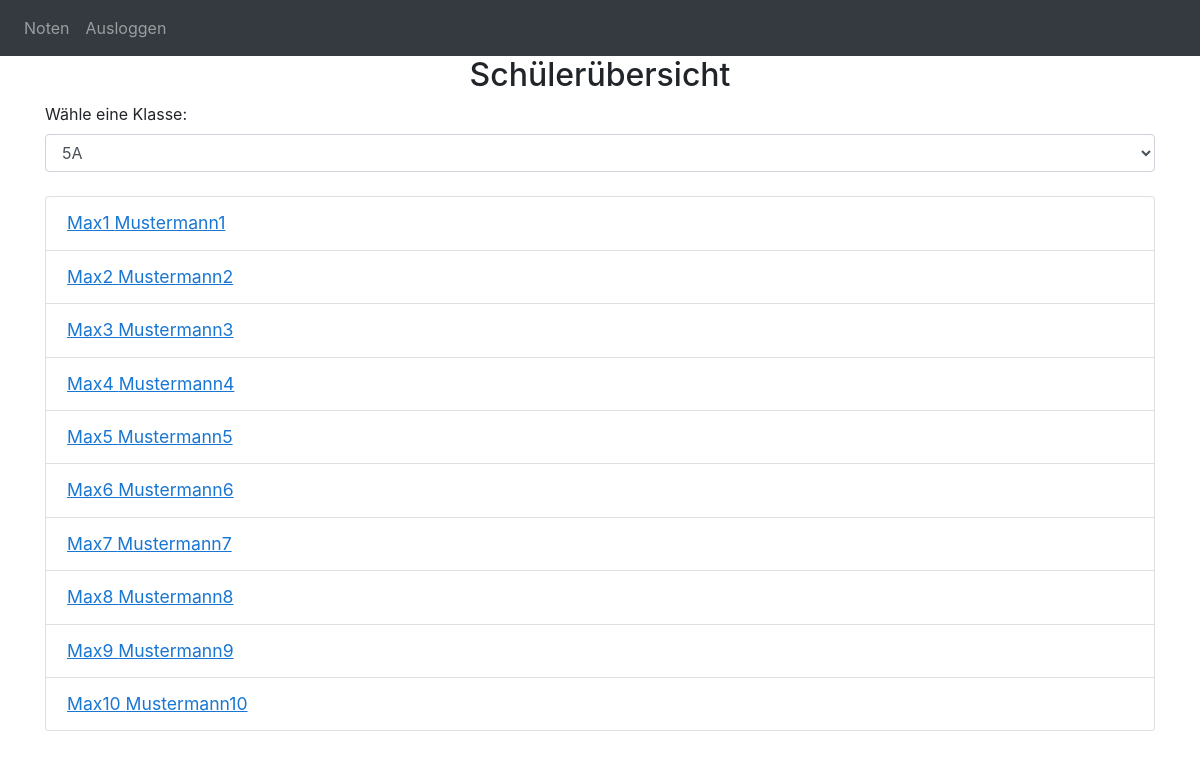
The page /students?class_id=1 (signed in) on the database its author committed.
### website/models.py (models this page shows)
class Student(db.Model):
    id = db.Column(db.Integer, primary_key=True)
    first_name = db.Column(db.String(100), nullable=False)
    last_name = db.Column(db.String(100), nullable=False)
    class_id = db.Column(db.Integer, db.ForeignKey('school_class.id'))
    grades = db.relationship('Grade', backref='student')

### website/views.py (the view)
@views.route('/students', methods=['GET'])
@login_required
def students_page():
    classes = SchoolClass.query.filter_by(teacher_id=current_user.id).all()
    selected_class_id = request.args.get('class_id', type=int)
    students = []
    if selected_class_id:
        students = Student.query.filter_by(class_id=selected_class_id).all()
    subjects = Subject.query.all()
    return render_template('students.html', classes=classes, students=students, selected_class_id=selected_class_id, user=current_user, subjects=subjects)

### website/__init__.py (called while the page is built)
def create_app():
    app = Flask(__name__)
    app.config['SECRET_KEY'] = 'aldskfhlsd lakdshflk'
    app.config['SQLALCHEMY_DATABASE_URI'] = f'sqlite:///{path.join(path.dirname(path.abspath(__file__)), DB_NAME)}'
    db.init_app(app)
    from .views import views
    from .auth import auth
    app.register_blueprint(views, url_prefix='/')
    app.register_blueprint(auth, url_prefix='/')
    from .models import User, Student, SchoolClass, Subject, Grade
    create_database(app)
    login_manager = LoginManager()
    login_manager.login_view = 'auth.login'
    login_manager.init_app(app)
    @login_manager.user_loader
    def load_user(user_id):
        return User.query.get(int(user_id))
    return app

### website/templates/students.html (shortened to what this page needs)
{% extends "base.html" %}
{% block content %}
<h2 align="center">Schülerübersicht</h2>
<div class="form-group">
  <label for="classSelect">Wähle eine Klasse:</label>
  <select name="class_id" id="classSelect" class="form-control" required>
    {% for klass in classes %}
      <option value="{{ klass.id }}" {% if klass.id == selected_class_id %}selected{% endif %}>{{ klass.name }}</option>
    {% endfor %}
  </select>
</div>
<div id="students-container" class="mt-4">
  <ul class="list-group">
    {% for student in students %}
      <li class="list-group-item">
        <form method="GET" action="/grades/table" style="display:inline;">
          <button type="submit" class="btn btn-link p-0" style="font-size:1.1rem; text-decoration:underline; color:#1976d2;">
            {{ student.first_name }} {{ student.last_name }}
          </button>
        </form>
      </li>
    {% endfor %}
  </ul>
</div>
{% endblock %}

### website/templates/base.html (shortened to what this page needs)
<!DOCTYPE html>
<html lang="en">
<head>
    <link
      rel="stylesheet"
      href="https://stackpath.bootstrapcdn.com/bootstrap/4.4.1/css/bootstrap.min.css"
    />
    <link
      rel="stylesheet"
      href="https://stackpath.bootstrapcdn.com/font-awesome/4.7.0/css/font-awesome.min.css"
    />
</head>
<body>
    <nav class="navbar navbar-expand-lg navbar-dark bg-dark">
        <div class="collapse navbar-collapse" id="navbar">
          <div class="navbar-nav">
            {% if user.is_authenticated %}
            <a class="nav-item nav-link" id="grades" href="{{ url_for('views.students_page') }}">Noten</a>
            <a class="nav-item nav-link" id="logout" href="/logout">Ausloggen</a>
            {% else %}
            <a class="nav-item nav-link" id="signup" href="/signup">Registrieren</a>
            <a class="nav-item nav-link" id="login" href="/login">Einloggen</a>
            {% endif %}
          </div>
        </div>
    </nav>
    <div class="container">
      {%block content%}
      {%endblock%}
    </div>
</body>
</html>

### rows shown on the page
Student: first_name "Max1", last_name "Mustermann1"
Student: first_name "Max2", last_name "Mustermann2"
Student: first_name "Max3", last_name "Mustermann3"
Student: first_name "Max4", last_name "Mustermann4"
Student: first_name "Max5", last_name "Mustermann5"
Student: first_name "Max6", last_name "Mustermann6"
Student: first_name "Max7", last_name "Mustermann7"
Student: first_name "Max8", last_name "Mustermann8"
Student: first_name "Max9", last_name "Mustermann9"
Student: first_name "Max10", last_name "Mustermann10"

### other values the page prints
form field class_id "5A"
